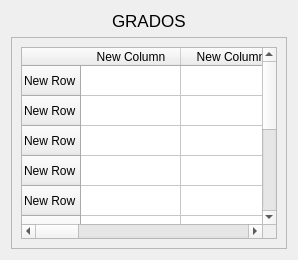
               <widget class="QWidget" name="gradosPagina">
                <property name="sizePolicy">
                 <sizepolicy hsizetype="Preferred" vsizetype="Preferred">
                  <horstretch>0</horstretch>
                  <verstretch>0</verstretch>
                 </sizepolicy>
                </property>
                <layout class="QVBoxLayout" name="verticalLayout_26">
                 <item alignment="Qt::AlignHCenter">
                  <widget class="QLabel" name="label_19">
                   <property name="font">
                    <font>
                     <pointsize>13</pointsize>
                    </font>
                   </property>
                   <property name="text">
                    <string>GRADOS</string>
                   </property>
                  </widget>
                 </item>
                 <item>
                  <widget class="QFrame" name="frame_17">
                   <property name="frameShape">
                    <enum>QFrame::StyledPanel</enum>
                   </property>
                   <property name="frameShadow">
                    <enum>QFrame::Raised</enum>
                   </property>
                   <layout class="QHBoxLayout" name="horizontalLayout_18">
                    <item>
                     <widget class="QTableWidget" name="tableWidget_2">
                      <row>
                       <property name="text">
                        <string>New Row</string>
                       </property>
                      </row>
                      <row>
                       <property name="text">
                        <string>New Row</string>
                       </property>
                      </row>
                      <row>
                       <property name="text">
                        <string>New Row</string>
                       </property>
                      </row>
                      <row>
                       <property name="text">
                        <string>New Row</string>
                       </property>
                      </row>
                      <row>
                       <property name="text">
                        <string>New Row</string>
                       </property>
                      </row>
                      <row>
                       <property name="text">
                        <string>New Row</string>
                       </property>
                      </row>
                      <row>
                       <property name="text">
                        <string>New Row</string>
                       </property>
                      </row>
                      <row>
                       <property name="text">
                        <string>New Row</string>
                       </property>
                      </row>
                      <row>
                       <property name="text">
                        <string>New Row</string>
                       </property>
                      </row>
                      <row>
                       <property name="text">
                        <string>New Row</string>
                       </property>
                      </row>
                      <row>
                       <property name="text">
                        <string>New Row</string>
                       </property>
                      </row>
                      <column>
                       <property name="text">
                        <string>New Column</string>
                       </property>
                      </column>
                      <column>
                       <property name="text">
                        <string>New Column</string>
                       </property>
                      </column>
                      <column>
                       <property name="text">
                        <string>New Column</string>
                       </property>
                      </column>
                      <column>
                       <property name="text">
                        <string>New Column</string>
                       </property>
                      </column>
                      <column>
                       <property name="text">
                        <string>New Column</string>
                       </property>
                      </column>
                     </widget>
                    </item>
                   </layout>
                  </widget>
                 </item>
                </layout>
               </widget>
